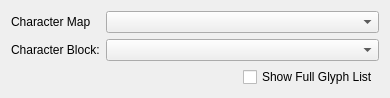
<?xml version="1.0" encoding="UTF-8"?>
<ui version="4.0">
 <class>QUCMapBlockWidget</class>
 <widget class="QWidget" name="QUCMapBlockWidget">
  <property name="geometry">
   <rect>
    <x>0</x>
    <y>0</y>
    <width>390</width>
    <height>86</height>
   </rect>
  </property>
  <property name="windowTitle">
   <string>Form</string>
  </property>
  <property name="autoFillBackground">
   <bool>true</bool>
  </property>
  <layout class="QGridLayout" name="gridLayout">
   <item row="0" column="0" colspan="2">
    <layout class="QFormLayout" name="formLayout">
     <item row="0" column="0">
      <widget class="QLabel" name="label">
       <property name="text">
        <string>Character Map</string>
       </property>
      </widget>
     </item>
     <item row="0" column="1">
      <widget class="QComboBox" name="comboBox"/>
     </item>
     <item row="1" column="0">
      <widget class="QLabel" name="label_2">
       <property name="text">
        <string>Character Block:</string>
       </property>
      </widget>
     </item>
     <item row="1" column="1">
      <widget class="QComboBox" name="comboBox_2"/>
     </item>
    </layout>
   </item>
   <item row="1" column="0">
    <spacer name="horizontalSpacer">
     <property name="orientation">
      <enum>Qt::Horizontal</enum>
     </property>
     <property name="sizeHint" stdset="0">
      <size>
       <width>214</width>
       <height>20</height>
      </size>
     </property>
    </spacer>
   </item>
   <item row="1" column="1">
    <widget class="QCheckBox" name="checkBox">
     <property name="text">
      <string>Show Full Glyph List</string>
     </property>
    </widget>
   </item>
  </layout>
 </widget>
 <resources/>
 <connections/>
</ui>
